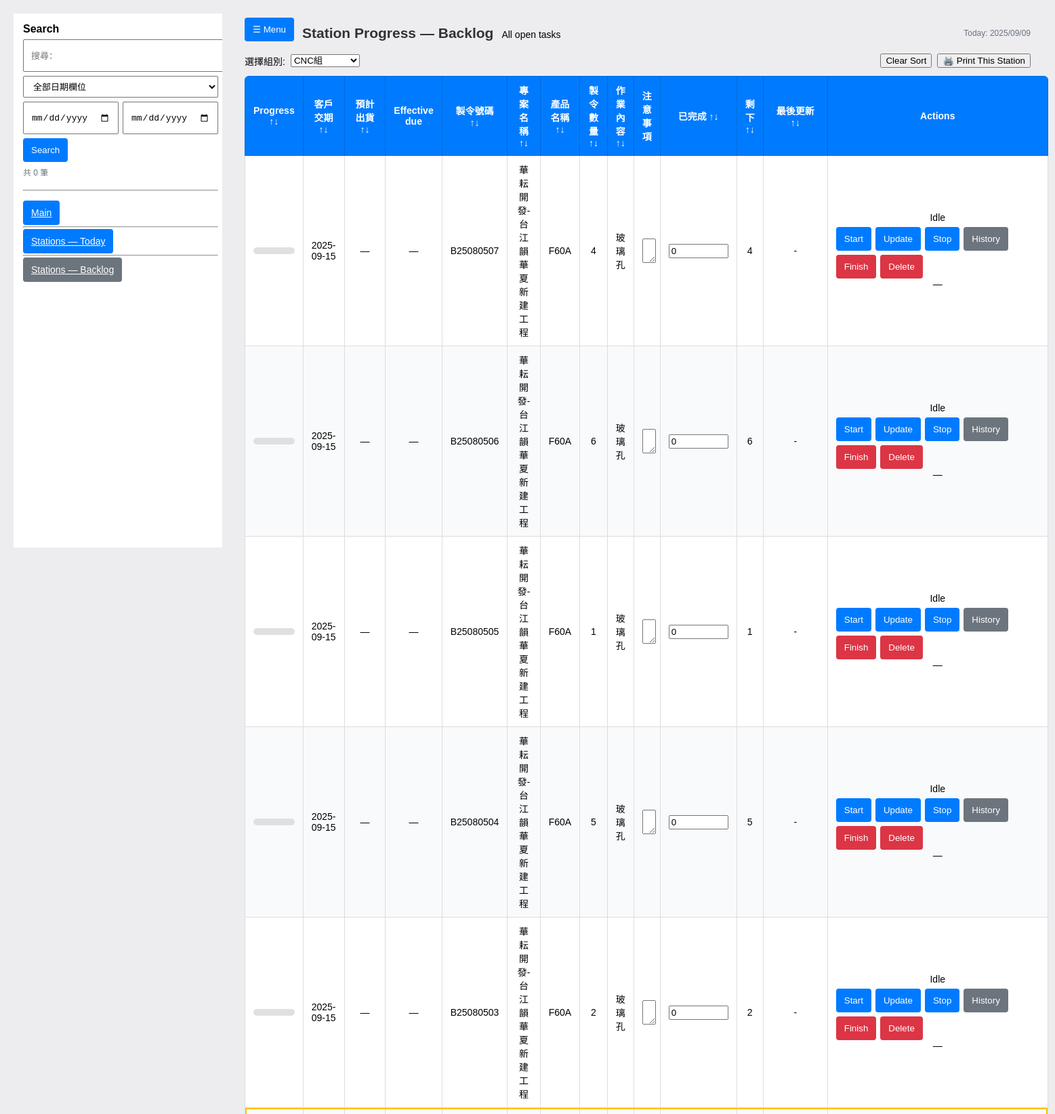
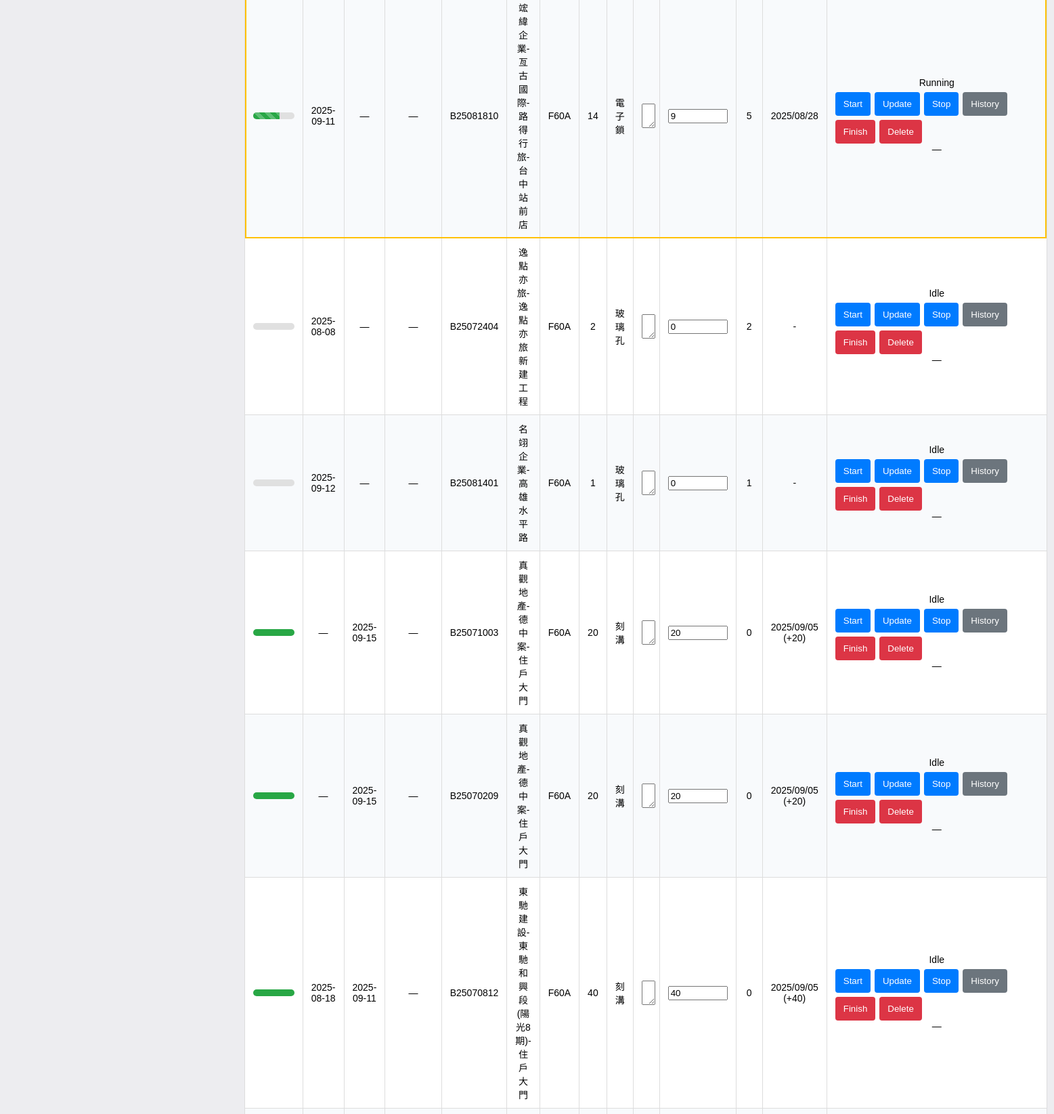
The app's page /stations (upper part) with its own data (2 pictures, top to bottom).
### models.py (models this page shows)
class Order(Base):
    __tablename__ = "orders"
    id = Column(Integer, primary_key=True, autoincrement=True)
    manufacture_code = Column(String)
    customer        = Column(String)
    product         = Column(String)
    demand_date     = Column(String)   # stored as text like "YYYY/MM/DD"
    delivery        = Column(String)   # stored as text
    quantity        = Column(Integer, default=0)
    datecreate      = Column(String)   # stored as text
    fengbian        = Column(String)
    wallpaper       = Column(String)
    jobdesc         = Column(Text)
    archived    = Column(Boolean, default=False)   # soft archive flag
    archived_at = Column(DateTime)                 # when it was archived
    created_at = Column(DateTime, default=datetime.utcnow)
    updated_at = Column(DateTime)
    tasks = relationship("Task", back_populates="order", cascade="all, delete-orphan")

class Task(Base):
    __tablename__ = "sub_tasks"
    __table_args__ = {'sqlite_autoincrement': True}
    id = Column(Integer, primary_key=True, autoincrement=True)
    order_id = Column(Integer, ForeignKey("orders.id"), nullable=False)
    group = Column("group", String, nullable=True)
    task  = Column(String, nullable=True)
    quantity = Column(Integer, nullable=True)
    completed = Column(Integer, nullable=True, default=0)
    start_time = Column(DateTime)      # may be NULL in DB
    stop_time  = Column(DateTime)
    duration_minutes = Column(Integer)
    order    = relationship("Order", back_populates="tasks")
    history  = relationship("TaskHistory", back_populates="task", cascade="all, delete-orphan")

class TaskHistory(Base):
    __tablename__ = "task_history"
    id = Column(Integer, primary_key=True, autoincrement=True)
    task_id = Column(Integer, ForeignKey("sub_tasks.id"), nullable=False)
    completed = Column(Integer)   # present after your migration
    delta     = Column(Integer)   # present after your migration
    note       = Column(String)   # e.g. "start", "stop"
    timestamp  = Column(DateTime, default=datetime.utcnow)
    start_time = Column(DateTime)
    stop_time  = Column(DateTime)
    duration_minutes = Column(Integer)
    task = relationship("Task", back_populates="history")

### app.py (the view)
@app.route("/stations")
def stations():
    group = (request.args.get("group") or "").strip()
    day   = (request.args.get("date")  or date.today().isoformat()).strip()
    with SessionLocal() as s:
        station_list = [row[0] for row in s.query(Task.group)
                                      .filter(Task.group != None)
                                      .distinct().order_by(Task.group).all()]
        if not group and station_list:
            group = station_list[0]
        plan_rows = (s.query(StationSchedule)
                      .filter(StationSchedule.station==group,
                              StationSchedule.plan_date==day)
                      .order_by(asc(StationSchedule.sequence), asc(StationSchedule.id))
                      .all())
        items = []
        if plan_rows:
            task_map = {t.id:(t,o) for t,o in s.query(Task, Order)
                                               .join(Order, Task.order_id==Order.id)
                                               .filter(Task.id.in_([p.task_id for p in plan_rows]),
                                                       or_(Order.archived==False, Order.archived.is_(None)))
                                               .all()}
            for p in plan_rows:
                t,o = task_map.get(p.task_id, (None,None))
                if not t or not o: continue
                items.append({"task": t, "order": o, "plan": p})
        else:
            q = (s.query(Task, Order)
                   .join(Order, Task.order_id==Order.id)
                   .filter(Task.group==group,
                           or_(Order.archived==False, Order.archived.is_(None)))
                   .order_by(desc(Order.id)))
            items = [{"task":t, "order":o, "plan":None} for t,o in q]
        today_str = date.today().isoformat().replace("-","/")
        return render_template("stations.html",
                               station_list=station_list,
                               selected_group=group,
                               tasks=items,
                               today_date=today_str)

### app.py (called while the page is built)
def fmtdate(val):
    if not val:
        return ""
    if isinstance(val, date) and not isinstance(val, datetime):
        return val.strftime("%Y-%m-%d")
    if isinstance(val, datetime):
        return val.date().strftime("%Y-%m-%d")
    s = str(val).strip()
    if not s:
        return ""
    for fmt in ("%Y-%m-%d", "%Y/%m/%d", "%Y-%m-%d %H:%M:%S", "%Y/%m/%d %H:%M:%S"):
        try:
            return datetime.strptime(s, fmt).strftime("%Y-%m-%d")
        except Exception:
            pass
    return s[:10]

### templates/stations.html (shortened to what this page needs)
<!DOCTYPE html>
<html lang="zh">
<head>
  <link rel="stylesheet" href="/static/common.css">
</head>
<body class="stations-page">
  <div class="layout">
    <aside class="sidebar" id="sidebar">
      <div class="brand">Search</div>
      <form method="get" action="{{ '/archived' if archived_page else '/' }}" class="sbm">
        <input type="text" name="q" id= "search-q" value="{{ qtext or '' }}"
              placeholder="搜尋：">
        <select name="dfield">
          <option value="any"        {{ 'selected' if (dfield or 'any')=='any' }}>全部日期欄位</option>
        </select>
        <div class="row">
          <input type="date" name="dfrom" value="{{ dfrom or '' }}">
          <input type="date" name="dto"   value="{{ dto or '' }}">
        </div>
        <div class="row">
          <button class="btn" type="submit">Search</button>
        </div>
        <div class="caption">共 {{ orders|length }} 筆{% if qtext or dfrom or dto %}（篩選中）{% endif %}</div>
        <hr style="margin:12px 0">
        <div class="nav" style="margin-top:6px">
          <a href="/" class="btn full">Main</a>
          <hr style="margin:12px 0">
          <a href="/stations/today" class="btn full">Stations — Today</a>
          <hr style="margin:12px 0">
          <a href="/stations/backlog" class="btn full gray" style="margin-top:6px">Stations — Backlog
          </a>
        </div>
      </form>
    </aside>
    <main class="content">
      <div class="page-header">
        <div class="left">
          <button class="btn hamburger" onclick="toggleSidebar()">☰ Menu</button>
          <h2 style="margin:0">
            Station Progress — {{ 'Today' if page_mode == 'today' else 'Backlog' }}
          </h2>
          <p class="muted" style="margin:4px 0 0">
            {% if page_mode == 'today' %}Date: {{ day }}{% else %}All open tasks{% endif %}
          </p>
        </div>
        <div class="right">
          <span class="today">Today: {{ today_date }}</span>
        </div>
      </div>
      <div class="toolbar">
        <div class="group">
          {% set form_action = '/stations/today' if page_mode == 'today' else '/stations/backlog' %}
          <form method="get" action="{{ form_action }}" style="display:flex; align-items:center; gap:8px; margin:0">
            <label>選擇組別:</label>
            {% set form_action = '/stations/today' if page_mode == 'today' else '/stations/backlog' %}
            <select name="group" onchange="this.form.submit()">
              {% for name in station_list %}
                <option value="{{ name }}" {% if name == selected_group %}selected{% endif %}>{{ name }}</option>
              {% endfor %}
            </select>
          </form>
        </div>
        <div class="group">
          <button type="button" onclick="resetStationSort()">Clear Sort</button>
          <button type="button" onclick="printPage()">🖨️ Print This Station</button>
        </div>
      </div>
      <table>
        <thead>
          <tr>
            <th onclick="sortStationTable(0)">Progress ↑↓</th>
            <th onclick="sortStationTable(1)">客戶交期 ↑↓<span class="print-label"><br>Tanggal Ekspektasi Pengiriman oleh Tamu</span></th>
            <th onclick="sortStationTable(2)">預計出貨 ↑↓<span class="print-label"><br>Tanggal Barang Dapat Dikirim</span></th>
            <th>Effective due</th>
            <th onclick="sortStationTable(3)">製令號碼 ↑↓<span class="print-label"><br>Nomor Pesanan</span></th>
            <th onclick="sortStationTable(4)">專案名稱 ↑↓<span class="print-label"><br>Nama Proyek</span></th>
            <th onclick="sortStationTable(5)">產品名稱 ↑↓<span class="print-label"><br>Nama Produk</span></th>
            <th onclick="sortStationTable(6)">製令數量 ↑↓<span class="print-label"><br>Jumlah Pesanan</span></th>
            <th onclick="sortStationTable(7)">作業內容 ↑↓<span class="print-label"><br>Isi Pekerjaan</span></th>
            <th>注意事項<br><span class="print-label">Hal yang Perlu Diperhatikan</span></th>
            <th onclick="sortStationTable(8)">已完成 ↑↓</th>
            <th onclick="sortStationTable(9)">剩下 ↑↓<span class="print-label"><br>Jumlah Proyek</span></th>
            <th onclick="sortStationTable(10)">最後更新 ↑↓</th>
            <th class="actions-col">Actions</th>
          </tr>
        </thead>
        <tbody>
          {% for item in tasks %}
          {% set running = (item.task.start_time and not item.task.stop_time) %}
          <tr id="task-{{ item.task.id }}" class="{{ 'is-running' if running else '' }}"
              data-order-id="{{ item.order.id }}" data-qty="{{ item.task.quantity or 0 }}">
            <td>
              <div class="progress-bar">
                <div class="progress-fill {{ 'running' if running else '' }}"
                    style="width: {{ (item.task.completed / item.task.quantity) * 100 if item.task.quantity else 0 }}%"></div>
              </div>
            </td>
            <td>{{ item.order.demand_date|fmtdate or '—' }}</td>
            <td>{{ item.order.delivery|fmtdate or '—' }}</td>
            <td>
              {% if item.effective_due %}
                {{ item.effective_due|fmtdate }}
                <span class="pill muted">(from {{ item.effective_due_src }})</span>
              {% else %} — {% endif %}
            </td>
            <td>{{ item.order.manufacture_code }}</td>
            <td>{{ item.order.customer }}</td>
            <td>{{ item.order.product }}</td>
            <td data-role="qty">{{ item.task.quantity or 0 }}</td>
            <td>{{ item.task.task }}</td>
            <td>
              <textarea id="task-note-{{ item.task.id }}-{{ item.order.id }}" rows="2" style="width: 100%;" class="screen-only">{{ item.task.note or '' }}</textarea>
            </td>
            <td>
              <input id="done-{{ item.task.id }}" type="number" min="0" value="{{ item.task.completed or 0 }}" style="width:80px">
            </td>
            <td class="remaining" id="task-remaining-{{ item.task.id }}-{{ item.order.id }}">
              {% set rem = (item.task.quantity or 0) - (item.task.completed or 0) %}
              {{ rem if rem > 0 else 0 }}
            </td>
            <td id="last-update-{{ item.task.id }}-{{ item.order.id }}">
              {% if item.task.history %}
                {% set last = item.task.history|last if item.task.history else None %}
                {% if last and last.timestamp %}
                  {% if last.timestamp is string %}
                    {{ last.timestamp.split(' ')[0] }}
                  {% else %}
                    {{ last.timestamp.strftime('%Y/%m/%d') }}
                  {% endif %}
                  {% if last.delta is not none %} (+{{ last.delta }}){% endif %}
                {% else %}
                  -
                {% endif %}
              {% else %}-{% endif %}
            </td>
            <td class="actions-col">
              <div class="task-status {{ 'running' if running else '' }}">
                <span>{{ 'Running' if running else 'Idle' }}</span>
              </div>
              <div class="actions-group">
                <button class="btn" onclick="startTask({{ item.task.id }})" {{ 'disabled' if running else '' }}>Start</button>
                <button class="btn" onclick="updateTask({{ item.task.id }}, {{ item.order.id }})">Update</button>
                <button class="btn" onclick="stopTask({{ item.task.id }})"  {{ '' if running else 'disabled' }}>Stop</button>
                <button class="btn gray" onclick="showHistory({{ item.task.id }})">History</button>
                <button class="btn red" onclick="finishTask({{ item.task.id }})">Finish</button>
                <button class="btn red" onclick="deleteTask({{ item.task.id }}, {{ item.order.id }})">Delete</button>
              </div>
              {% set rem = (item.task.quantity or 0) - (item.task.completed or 0) %}
              <div class="muted" data-remaining>
                {% if item.last_update %}
                來自 {{ item.last_update.from_group or '—' }}
                · {{ (item.last_update.timestamp or '')[:16].replace('T', ' ') }}
                {% if item.last_update.delta is not none and item.last_update.delta != 0 %}
                  (+{{ item.last_update.delta }})
                {% endif %}
              {% else %}
                —
              {% endif %}
              </div>
            </td>
          </tr>
          {% endfor %}
        </tbody>
      </table>
    </main>
  </div>
</body>
</html>

### static/common.css (style rules this page uses)
:root { --primary:#007bff; --primary-dark:#0069d9; --success:#28a745; --danger:#dc3545; --warning:#ffc107; --muted:#6c757d; --bg:#ededf0; --border:#e9ecef; }
body { font-family:Arial,sans-serif;background:var(--bg);margin:20px;font-size:14px }
h1,h2 { color:#333;margin:0 0 8px }
.layout { display:flex;min-height:100vh;gap:16px }
.sidebar { width:280px;background:#fff;border-right:1px solid var(--border); padding:14px;position:sticky;top:0;height:calc(100vh - 40px);overflow:auto; }
.content { flex:1;min-width:0;padding:0 16px }
.brand { font-weight:700;font-size:16px;margin-bottom:6px }
.sbm { display:grid;grid-template-columns:1fr;gap:6px }
.sbm input[type="text"],.sbm select,.sbm input[type="date"] { padding:6px 10px;font-size:13px;height:32px;width:100% }
.sbm .row { display:flex;gap:6px }
.caption { color:var(--muted);font-size:12px }
.hamburger { display:inline-flex;align-items:center;gap:6px;position:sticky;top:10px;margin-bottom:10px;z-index:6 }
.page-header { display:flex;align-items:center;justify-content:space-between;margin:6px 0 8px }
.page-header .left { display:flex;align-items:center;gap:12px }
.page-header .right { color:#6b7280;font-size:12px;white-space:nowrap }
.toolbar { display:flex;align-items:center;justify-content:space-between;gap:12px;margin:6px 0 12px }
.toolbar .group { display:flex;align-items:center;gap:8px }
.btn { padding:10px 12px;border:0;border-radius:4px;color:#fff;background:var(--primary);cursor:pointer }
.btn.gray { background:#6c757d }
.btn.red { background:var(--danger) }
table { width:100%;border-collapse:collapse;background:#fff;border-radius:6px;overflow:hidden;margin-top:12px }
th,td { border:1px solid #ddd;padding:10px 12px;text-align:center }
thead th { background:var(--primary);color:#fff;border-color:var(--primary-dark);font-weight:600 }
tbody tr:nth-child(even) td { background:#f8fafc }
.progress-bar { width:100%;height:10px;background:#e0e0e0;border-radius:6px;overflow:hidden }
.progress-fill { height:100%;background:var(--success);transition:width .3s }
.progress-fill.running { position:relative; background-image:linear-gradient(45deg,rgba(255,255,255,.25) 25%,transparent 25%,transparent 50%,rgba(255,255,255,.25) 50%,rgba(255,255,255,.25) 75%,transparent 75%,transparent); background-size:16px 16px;animation:prog-stripes 1s linear infinite }
tr.is-running { outline:2px solid var(--warning);outline-offset:-2px }
.actions-col { min-width:300px;white-space:normal;overflow:visible }
.actions-group { display:flex;flex-wrap:wrap;gap:6px;margin-top:6px }
.actions-group .btn { flex:0 0 auto }
.screen-only { display:block }

### records on screen
Order: order.demand_date|fmtdate "2025-09-15", order.delivery|fmtdate "—", order.manufacture_code "B25080507", order.customer "華耘開發-台江韻華夏新建工程", order.product "F60A"
Task: task "4", task.task "玻璃孔", task "0"
Order: order.demand_date|fmtdate "2025-09-15", order.delivery|fmtdate "—", order.manufacture_code "B25080506", order.customer "華耘開發-台江韻華夏新建工程", order.product "F60A"
Task: task "6", task.task "玻璃孔", task "0"
Order: order.demand_date|fmtdate "2025-09-15", order.delivery|fmtdate "—", order.manufacture_code "B25080505", order.customer "華耘開發-台江韻華夏新建工程", order.product "F60A"
Task: task "1", task.task "玻璃孔", task "0"
Order: order.demand_date|fmtdate "2025-09-15", order.delivery|fmtdate "—", order.manufacture_code "B25080504", order.customer "華耘開發-台江韻華夏新建工程", order.product "F60A"
Task: task "5", task.task "玻璃孔", task "0"
Order: order.demand_date|fmtdate "2025-09-15", order.delivery|fmtdate "—", order.manufacture_code "B25080503", order.customer "華耘開發-台江韻華夏新建工程", order.product "F60A"
Task: task "2", task.task "玻璃孔", task "0"
Order: order.demand_date|fmtdate "2025-09-11", order.delivery|fmtdate "—", order.manufacture_code "B25081810", order.customer "竤緯企業-亙古國際-路得行旅-台中站前店", order.product "F60A"
Task: task "14", task.task "電子鎖", task "9"
TaskHistory: timestamp "2025/08/28"
Order: order.demand_date|fmtdate "2025-08-08", order.delivery|fmtdate "—", order.manufacture_code "B25072404", order.customer "逸點亦旅-逸點亦旅新建工程", order.product "F60A"
Task: task "2", task.task "玻璃孔", task "0"
Order: order.demand_date|fmtdate "2025-09-12", order.delivery|fmtdate "—", order.manufacture_code "B25081401", order.customer "名翊企業-高雄水平路", order.product "F60A"
Task: task "1", task.task "玻璃孔", task "0"
Order: order.demand_date|fmtdate "—", order.delivery|fmtdate "2025-09-15", order.manufacture_code "B25071003", order.customer "真觀地產-德中案-住戶大門", order.product "F60A"
Task: task "20", task.task "刻溝", task "20"
TaskHistory: timestamp "2025/09/05", delta "20"
Order: order.demand_date|fmtdate "—", order.delivery|fmtdate "2025-09-15", order.manufacture_code "B25070209", order.customer "真觀地產-德中案-住戶大門", order.product "F60A"
Task: task "20", task.task "刻溝", task "20"
TaskHistory: timestamp "2025/09/05", delta "20"
Order: order.demand_date|fmtdate "2025-08-18", order.delivery|fmtdate "2025-09-11", order.manufacture_code "B25070812", order.customer "東馳建設-東馳和興段(陽光8期)-住戶大門", order.product "F60A"
Task: task "40", task.task "刻溝", task "40"
TaskHistory: timestamp "2025/09/05", delta "40"

### other values on screen
{{ orders|length }} "0"
{{ 'Today' if page_mode == 'today' else 'Backlog' }} "Backlog"
{{ today_date }} "2025/09/09"
{{ rem if rem > 0 else 0 }} "4" "6" "1" "5" "2" "5" "2" "1" "0" "0" "0"
{{ 'Running' if running else 'Idle' }} "Idle" "Idle" "Idle" "Idle" "Idle" "Running" "Idle" "Idle" "Idle" "Idle" "Idle"
form field group "CNC組"
